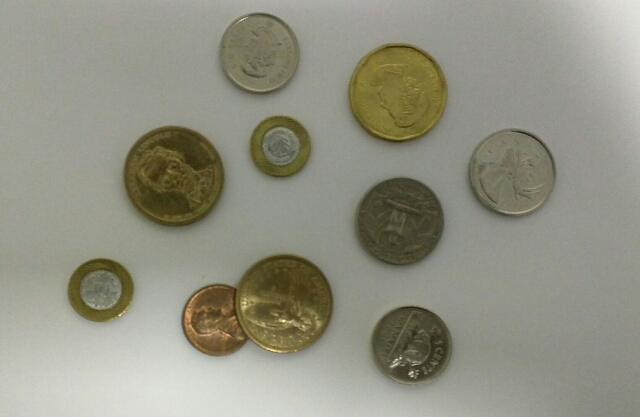
#> input picture asignment-1/standard.png, 640 x 417 px, found by its file name
$ jupyter execute circle_final.ipynb
#> lines starting #> are read from the running program, lines starting #| are printed output that depends on the picture; after the words box and inside, x2 and y2 are one past the last pixel; in counts of white or black regions, pixels touching at a corner belong together
[cell 1]
import argparse
import cv2
import numpy as np
import math
import matplotlib.pyplot as plt
from collections import defaultdict
from google.colab.patches import cv2_imshow
def find_hough_circles(image, edge_image, r_min, r_max, delta_r, num_thetas, bin_threshold, post_process = True):
  #image size
  img_height, img_width = edge_image.shape[:2]

  # R and Theta ranges
  dtheta = int(360 / num_thetas)

  ## Thetas is bins created from 0 to 360 degree with increment of the dtheta
  thetas = np.arange(0, 360, step=dtheta)

  ## Radius ranges from r_min to r_max
  rs = np.arange(r_min, r_max, step=delta_r)

  # Calculate Cos(theta) and Sin(theta) it will be required later
  cos_thetas = np.cos(np.deg2rad(thetas))
  sin_thetas = np.sin(np.deg2rad(thetas))

  # Evaluate and keep ready the candidate circles dx and dy for different delta radius
  # based on the the parametric equation of circle.
  # x = x_center + r * cos(t) and y = y_center + r * sin(t),
  # where (x_center,y_center) is Center of candidate circle with radius r. t in range of [0,2PI)
  circle_candidates = []
  for r in rs:
    for t in range(num_thetas):
      #instead of using pre-calculated cos and sin theta values you can calculate here itself by following
      #circle_candidates.append((r, int(r*cos(2*pi*t/num_thetas)), int(r*sin(2*pi*t/num_thetas))))
      #but its better to pre-calculate and use it here.
      circle_candidates.append((r, int(r * cos_thetas[t]), int(r * sin_thetas[t])))

  # Hough Accumulator, we are using defaultdic instead of standard dict as this will initialize for key which is not
  # aready present in the dictionary instead of throwing exception.
  accumulator = defaultdict(int)

  for y in range(img_height):
    for x in range(img_width):
      if edge_image[y][x] != 0: #white pixel
        # Found an edge pixel so now find and vote for circle from the candidate circles passing through this pixel.
        for r, rcos_t, rsin_t in circle_candidates:
          x_center = x - rcos_t
          y_center = y - rsin_t
          accumulator[(x_center, y_center, r)] += 1 #vote for current candidate

  # Output image with detected lines drawn
  output_img = image.copy()
  # Output list of detected circles. A single circle would be a tuple of (x,y,r,threshold)
  out_circles = []

  # Sort the accumulator based on the votes for the candidate circles
  for candidate_circle, votes in sorted(accumulator.items(), key=lambda i: -i[1]):
    x, y, r = candidate_circle
    current_vote_percentage = votes / num_thetas
    if current_vote_percentage >= bin_threshold:
      # Shortlist the circle for final result
      out_circles.append((x, y, r, current_vote_percentage))
      print(x, y, r, current_vote_percentage)


  # Post process the results, can add more post processing later.
  if post_process :
    pixel_threshold = 5
    postprocess_circles = []
    for x, y, r, v in out_circles:
      # Exclude circles that are too close of each other
      # all((x - xc) ** 2 + (y - yc) ** 2 > rc ** 2 for xc, yc, rc, v in postprocess_circles)
      # Remove nearby duplicate circles based on pixel_threshold
      if all(abs(x - xc) > pixel_threshold or abs(y - yc) > pixel_threshold or abs(r - rc) > pixel_threshold for xc, yc, rc, v in postprocess_circles):
        postprocess_circles.append((x, y, r, v))
    out_circles = postprocess_circles


  # Draw shortlisted circles on the output image
  for x, y, r, v in out_circles:
    output_img = cv2.circle(output_img, (x,y), r, (0,255,0), 2)

  return output_img, out_circles

def plot_image(image,color,title):
  plt.grid("false")
  plt.title(title)
  if(color=='colored'):
    plt.imshow(image)
  elif(color=="gray"):
    plt.imshow(image,cmap='gray',interpolation="bicubic")

def BGR2RGB(image):
  return cv2.cvtColor(image,cv2.COLOR_BGR2RGB)


def main():

    r_min = 20
    r_max = 200
    delta_r = 1
    num_thetas = 100
    bin_threshold = 0.4
    min_edge_threshold = 100
    max_edge_threshold = 200

    input_img = cv2.imread('/content/drive/MyDrive/standard.png')
#> input_img is the input picture: shape (417, 640, 3); mean B, G, R 130.6, 145.4, 145.8
    cv2_imshow(input_img)
    # image processing and noice reduction
    gray = cv2.cvtColor(input_img, cv2.COLOR_RGB2GRAY)
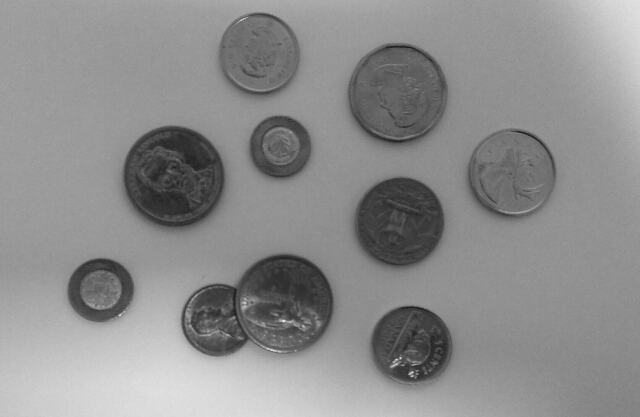
#> gray: shape (417, 640); min 25, max 233, mean 140.9
    cv2_imshow(gray)

    gaussian_blur = cv2.GaussianBlur(gray, (5, 5), 0)
    cv2_imshow(gaussian_blur)

    canny = cv2.Canny(gaussian_blur,50,150)
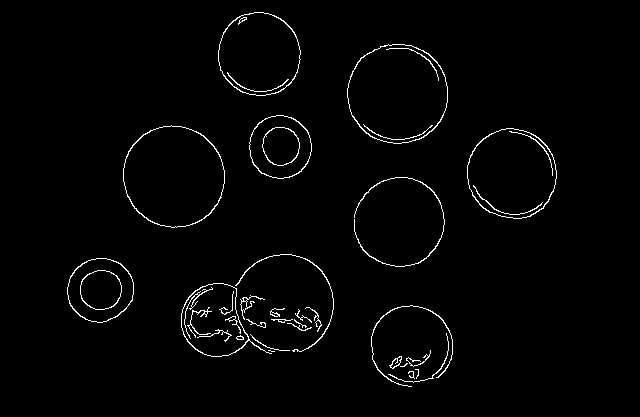
#> canny: shape (417, 640); 1.8% white in thin lines or dots, all inside (x1, y1, x2, y2) = (67, 12, 557, 387)
    cv2_imshow(canny)


    #Edge detection on the input image
    edge_image = cv2.cvtColor(input_img, cv2.COLOR_BGR2GRAY)
    #ret, edge_image = cv2.threshold(edge_image, 120, 255, cv2.THRESH_BINARY_INV)
    edge_image = cv2.Canny(edge_image, min_edge_threshold, max_edge_threshold)
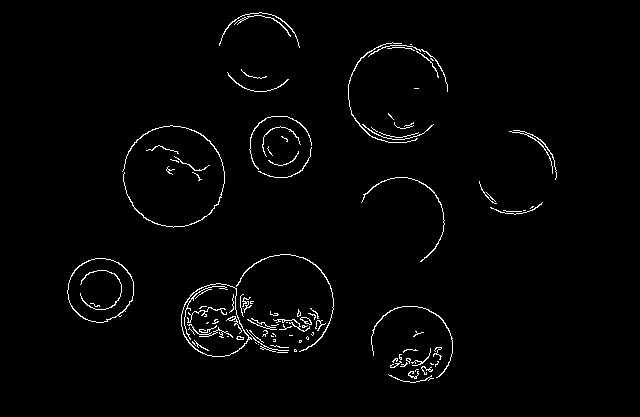
#> edge_image: shape (417, 640); 1.8% white in thin lines or dots, all inside (x1, y1, x2, y2) = (67, 12, 557, 383)

    cv2_imshow(edge_image)

    if edge_image is not None:

        print ("Detecting Hough Circles Started!")
        circle_img, circles = find_hough_circles(input_img, edge_image, r_min, r_max, delta_r, num_thetas, bin_threshold)

        cv2_imshow(circle_img)

        circle_file = open('circles_list.txt', 'w')
        circle_file.write('x ,\t y,\t Radius,\t Threshold \n')
        for i in range(len(circles)):
            circle_file.write(str(circles[i][0]) + ' , ' + str(circles[i][1]) + ' , ' + str(circles[i][2]) + ' , ' + str(circles[i][3]) + '\n')
        circle_file.close()

        if circle_img is not None:
            cv2.imwrite("circles_img.png", circle_img)
    else:
        print ("Error in input image!")

    print ("Detecting Hough Circles Complete!")
